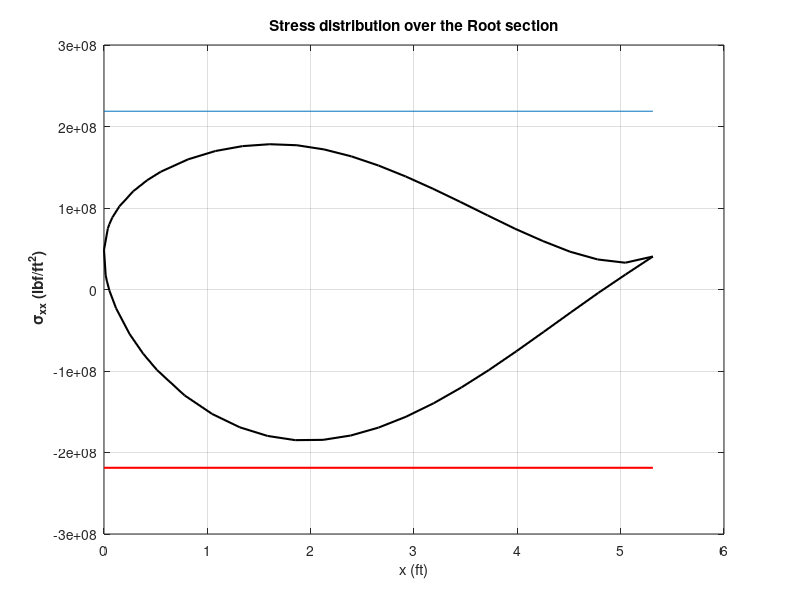
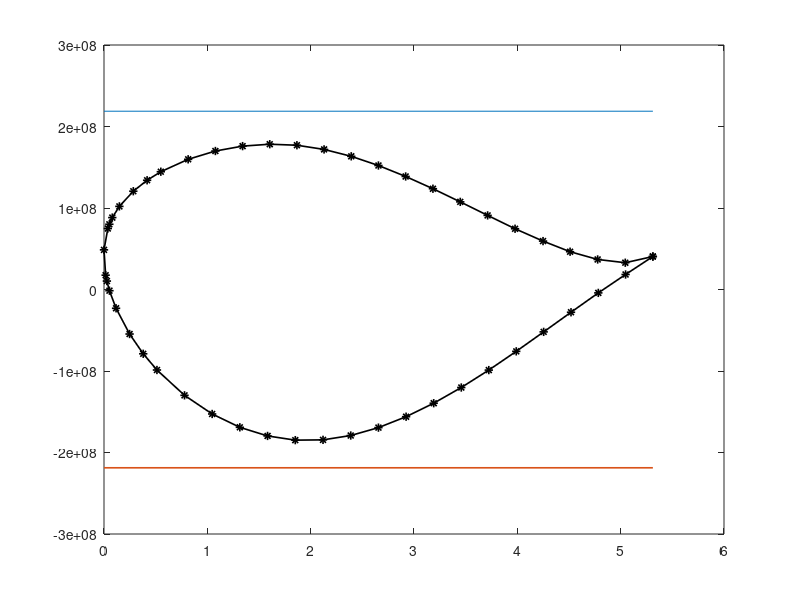

MATLAB code to generate these figures, in order: (Note: this script raises an error after producing the figures.)
clc; clear all ;

%%
load('loads.mat') ;
a = load('n63415-il.dat') ;
c = 1.6190*3.28084 ;
z = -a(:,1)'*c*0.01;
y = a(:,2)'*c*0.01;
spar1_ytop = 0.1517*3.28084;
spar1_ybot = -0.08855*3.28084;
spar1_z = -0.3*c;
spar2_ytop = 0.09546*3.28084;
spar2_ybot = -0.031975*3.28084;
spar2_z = -0.7*c;
b1 = 0.1*(spar1_ytop - spar1_ybot);
b2 = 0.1*(spar2_ytop - spar2_ybot);

%% Thicknesses and Modulus
%  ^ y
%  |
%  |_________> z
% 
tw = 0.002*3.28084;
tf = tw/2; 
tsc = 2*0.001*3.28084;
hw1 = (spar1_ytop-spar1_ybot-2*(tf+tsc));
hw2 = (spar2_ytop-spar2_ybot-2*(tf+tsc));
E_al = 1.5351*10^9*32.1522; %lbf/ft^2 
E_steel = 4.2*10^9*32.1522; %lbf/ft^2 
E_star = E_steel/E_al;
ybar = [(spar1_ytop+spar1_ybot)/2,(spar2_ytop+spar2_ybot)/2];
zbar = [spar1_z,spar2_z];
%% for skin
t_skin = 1e-3*3.28084 ; %         ft
E_skin = E_al;              % Skin Material 2024T3 Aluminium
E_ref = E_al ;

% z = wingdata(:,1)*chord/100;
% y = wingdata(:,2)*chord/100;

for j=1 : (length(y)-1)
    s = sqrt((y(j)-y(j+1))^2 + ((z(j)-z(j+1))^2));
    EdA_star_skin(j) = s*t_skin*(E_skin/E_ref);
    ydA_star(j) = EdA_star_skin(j)*0.5*(y(j)+y(j+1));
    zdA_star(j) = EdA_star_skin(j)*0.5*(z(j)+z(j+1));
%     y2dA_star(j) = ydA_star(j)*0.5*(y(j)+y(j+1));
%     z2dA_star(j) = zdA_star(j)*0.5*(z(j)+z(j+1));
%     yzdA_star(j) = zdA_star(j)*0.5*(y(j)+y(j+1));
end

Sigma_EA_skin = sum(EdA_star_skin);
y_cent_skin = sum(ydA_star)/Sigma_EA_skin;
z_cent_skin = sum(zdA_star)/Sigma_EA_skin;
% Iz_skin = sum(y2dA_star);
% Iy_skin = sum(z2dA_star);
% Iyz_skin = sum(yzdA_star);

%% Areas of individual parts
A1 = [b1*tsc,b1*tsc,b1*tf,b1*tf,tw*hw1];
A2 = [b2*tsc,b2*tsc,b2*tf,b2*tf,tw*hw2];
E = [E_steel,E_steel,E_al,E_al,E_al];
E_star_spar = (1/E_al).*E ;

%% Finding spar centroid
EA_star_spar_i = [dot(A1,E_star_spar),dot(A2,E_star_spar)];
Sigma_EA_star = sum(EA_star_spar_i) ;
y_cent_spar = dot(EA_star_spar_i,ybar)/Sigma_EA_star ;
z_cent_spar = dot(EA_star_spar_i,zbar)/Sigma_EA_star;

%% Adding stringers   <----- change no of stringer
z_stinger=[z(12),z(9),z(40),z(43)]; % ,z(22),z(31),z(3),z(49)
y_stinger=[y(12),y(9),y(40),y(43)]; % ,y(22),y(31),y(3),y(49)
no_of_stringer = length(z_stinger) ;

%% Stringer centroid 
A_stringer = 4*b1*tsc ; % in ft^2
E_star_stgr = E_steel/E_al ;
EA_star_stgr = A_stringer*E_star_stgr ;
Sigma_EA_stgr = no_of_stringer*EA_star_stgr ;
y_cent_stgr = EA_star_stgr*(sum(y_stinger))/(Sigma_EA_stgr) ;
z_cent_stgr = EA_star_stgr*(sum(z_stinger))/(Sigma_EA_stgr) ;

%% Centroid of spar and stringer and Skin
y_cent = (y_cent_spar*Sigma_EA_star + y_cent_stgr*Sigma_EA_stgr + y_cent_skin*Sigma_EA_skin)/(Sigma_EA_star+Sigma_EA_stgr+Sigma_EA_skin ) ;
z_cent = (z_cent_spar*Sigma_EA_star + z_cent_stgr*Sigma_EA_stgr + z_cent_skin*Sigma_EA_skin)/(Sigma_EA_star+Sigma_EA_stgr+Sigma_EA_skin) ;


%% Finding MOI of spars
Izz1 = 2*((E_star*(b1*tsc^3/12))+(A1(1)*E_star*((tsc+2*tf+hw1)/2)^2))+ 2*(((b1*tf^3/12))+(A1(3)*((tw/4)+(hw1/2))^2))+ (tw*hw1^3/12);
Iyy1 = 2*E_star*(tsc*b1^3/12)+2*(tf*b1^3/12)+ (hw1*tw^3/12);
Izz2 = 2*((E_star*(b2*tsc^3/12))+(A2(1)*E_star*((tsc+2*tf+hw1)/2)^2))+ 2*(((b2*tf^3/12))+(A2(3)*((tw/4)+(hw2/2))^2))+ (tw*hw2^3/12);
Iyy2 = 2*E_star*(tsc*b2^3/12)+2*(tf*b2^3/12)+ (hw2*tw^3/12);

%% MOI of spars about neutral axis
Iyy_spar = Iyy1+ (EA_star_spar_i(1))*(zbar(1)-z_cent)^2 + Iyy2+ (EA_star_spar_i(2))*(zbar(2)-z_cent)^2 ;
Izz_spar = Izz1+ (EA_star_spar_i(1))*(ybar(1)-y_cent)^2 + Izz2+ (EA_star_spar_i(2))*(ybar(2)-y_cent)^2 ;
Iyz_spar = ((EA_star_spar_i(1))*(ybar(1)-y_cent)*(zbar(1)-z_cent) + (EA_star_spar_i(2))*(zbar(2)-z_cent)*(ybar(2)-y_cent)) ;

%% MOI of stinger about neutral axis
Iyy_stingers = EA_star_stgr*( norm(z_stinger - z_cent*linspace(1,1,length(z_stinger))) )^2 ;
Izz_stingers = EA_star_stgr*( norm(y_stinger - y_cent*linspace(1,1,length(y_stinger))) )^2 ;
Iyz_stringer = EA_star_stgr*( dot((z_stinger - z_cent*linspace(1,1,length(z_stinger))),(y_stinger - y_cent*linspace(1,1,length(y_stinger)))) ) ;

%% MOI of Skin about neutral axis
z_wrt_cent = ((z(1:length(z)-1) - z_cent*linspace(1,1,length(z)-1)).^2) ;
y_wrt_cent = ((y(1:length(z)-1) - y_cent*linspace(1,1,length(z)-1)).^2);
yz_wrt_cent = ( ((z(1:length(z)-1) - z_cent*linspace(1,1,length(z)-1))).*(y(1:length(y)-1) - y_cent*linspace(1,1,length(y)-1)) ) ;
Iyy_skin = dot (EdA_star_skin, z_wrt_cent) ;
Izz_skin = dot (EdA_star_skin, y_wrt_cent) ;
Iyz_skin = dot (EdA_star_skin, yz_wrt_cent);


%% Total MOI stringers + spars
Iyy_total= Iyy_spar + Iyy_stingers + Iyy_skin;
Izz_total= Izz_spar + Izz_stingers + Izz_skin;    
Iyz_total= Iyz_spar + Iyz_stringer +Iyz_skin;

%% Finding V_xx, W_xx
A = [-E_al*Iyz_total,-E_al*Iyy_total ; E_al*Izz_total,E_al*Iyz_total];
M = [M_y_due_to_D(1),M_z_due_to_L(1)];

v = A\M';

%% Finding sigma_xx
F_S = 1.5 ;
epsilon_xx= (-(y-y_cent)*v(1)-(z-z_cent)*v(2));  %conversion from meter to feet
sigma_xx= F_S*E_al*epsilon_xx;
sigma_yield_pos = 32.1522.*[6804000,6804000]; %lbf/ft^2 
sigma_yield_neg = -32.1522.*[6804000,6804000]; %lbf/ft^2 
z1=[-5.3117,0];

width_val = 1.5 ;
figure(7)
plot(-z,sigma_xx,'k','linewidth',width_val)
hold on ; 
plot(-z1,sigma_yield_pos,-z1,sigma_yield_neg,'r','linewidth',width_val);
title('Stress distribution over the Root section');
xlabel('x (ft)');
ylabel('\bf \sigma_{xx} (lbf/ft^2)');
grid on

epsilon_xx = (-(y-y_cent)*v(1)-(z-z_cent)*v(2));  %conversion from meter to feet
sigma_xx = F_S*E_al*epsilon_xx;



%% Plotting sigma_xx
figure(8)
plot(-z,sigma_xx,'-*k', 'Linewidth', 1.2)
hold on ; 
plot(-z1,sigma_yield_pos,-z1,sigma_yield_neg,'Linewidth', 1.2);
plot(-z1,sigma_yield,'-r', 'Linewidth', 1.2);

grid on ;

ax = gca;
ax.FontSize = 14;
ax.XAxis.LineWidth = 1.2;
ax.YAxis.LineWidth = 1.2;
set(gcf, 'Position',  [100, 100, 900, 600]);
title('\sigma_{xx} distribution on the surface of the airfoil');
xlabel('x(ft)');
ylabel('\sigma_{xx}(in lbf/ft^2)');
